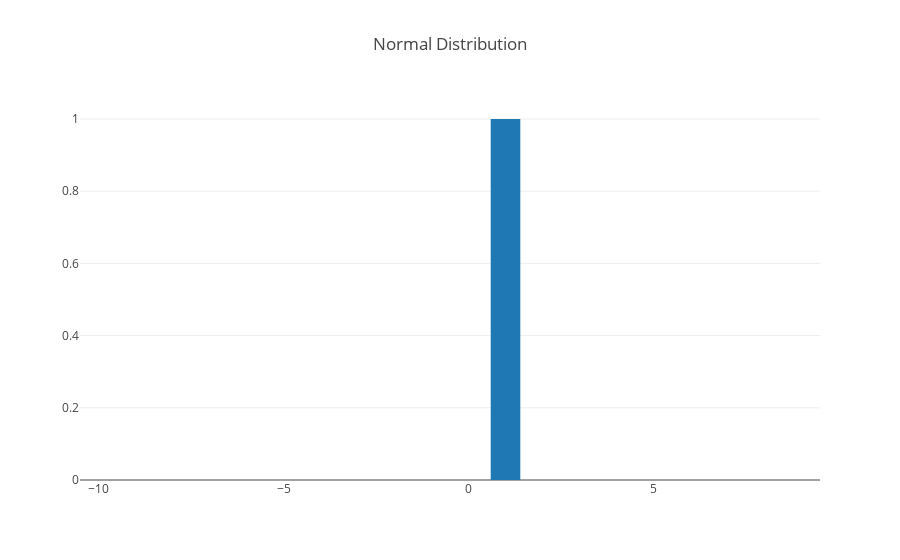

The notebook cell this image was saved under:
### Code cell
x = np.arange(-10,10,1)

delta_dist = DeltaDistribution(mean=1)

fig = go.Figure(
    data=[go.Bar(x=x, y=delta_dist.get_pdf_values(x))], 
    layout=go.Layout(title='Normal Distribution'))

iplot(fig)

### Figure 1 — Plotly figure (JSON) as saved in the notebook; plotly's stock layout.template omitted (floating-point values rounded to 4 significant figures)
{"data": [{"type": "bar", "x": [-10, -9, -8, -7, -6, -5, -4, -3, -2, -1, 0, 1, 2, 3, 4, 5, 6, 7, 8, 9], "y": [0, 0, 0, 0, 0, 0, 0, 0, 0, 0, 0, 1, 0, 0, 0, 0, 0, 0, 0, 0]}], "layout": {"title": "Normal Distribution"}}
